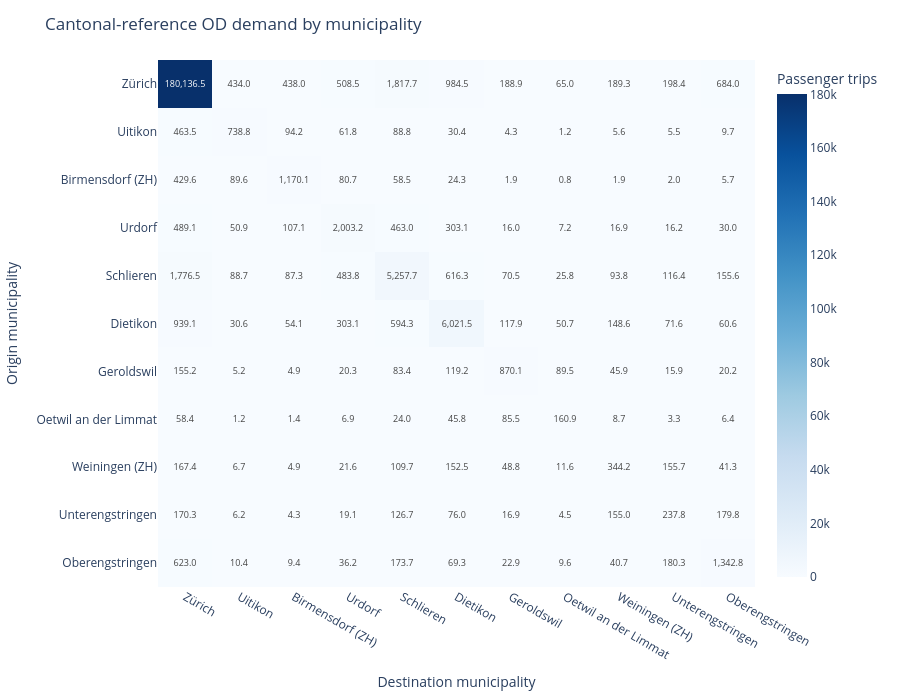

Here is the notebook cell this chart was saved with:
### Markdown cell above
## 1.4 Baseline Travel Demand & Desire Lines (tutorial/supporting task + mandatory task)

To understand where people travel along the Zürich–Winterthur corridor, we visualize **desire lines**  and **OD-matrices** at various levels of spatial resolution. 

Below, for instance, you can visualize how travel demand is distributed if we aggregate it by Municipality and therefore see which ones exhibit the strongest demand.

> **OD-inspection and model validation**
>
> The following analyses help assess whether the model produces plausible travel patterns before its outputs are used in later stages. Compare internal, inbound, outbound, and pass-through demand with independent evidence, such as observed transport data, official statistics, previous studies, CBA assumptions, or projects from earlier course editions.
>

**IMPORTANT: these values represent peak-hour evening travel demand in the Canton of Zurich, i.e. only travel demand on a "regular" weekday between 17:00-18:00**

Here below, you can start inspecting the data by analysing the travel demand between pairs of municipalities (i.e., OD pairs).

### Code cell
MUNICIPALITY_OD_FIGURE = tmi.municipality_od_explorer(
    ctx,
    p.CORRIDOR_MUNICIPALITIES,
)

display(MUNICIPALITY_OD_FIGURE)

### Figure 1 — Plotly figure (JSON) as saved in the notebook; plotly's stock layout.template omitted (floating-point values rounded to 4 significant figures)
{"data": [{"colorbar": {"title": {"text": "Passenger trips"}}, "colorscale": [[0, "rgb(247,251,255)"], [0.125, "rgb(222,235,247)"], [0.25, "rgb(198,219,239)"], [0.375, "rgb(158,202,225)"], [0.5, "rgb(107,174,214)"], [0.625, "rgb(66,146,198)"], [0.75, "rgb(33,113,181)"], [0.875, "rgb(8,81,156)"], [1, "rgb(8,48,107)"]], "hovertemplate": "Origin: %{y}<br>Destination: %{x}<br>Peak-hour passenger trips: %{z:,.1f}<extra></extra>", "text": [[180100.0, 434.0, 438.0, 508.5, 1818.0, 984.5, 188.9, 65.0, 189.3, 198.4, 684.0], [463.5, 738.8, 94.2, 61.8, 88.8, 30.4, 4.3, 1.2, 5.6, 5.5, 9.7], [429.6, 89.6, 1170.0, 80.7, 58.5, 24.3, 1.9, 0.8, 1.9, 2.0, 5.7], [489.1, 50.9, 107.1, 2003.0, 463.0, 303.1, 16.0, 7.2, 16.9, 16.2, 30.0], [1776.0, 88.7, 87.3, 483.8, 5258.0, 616.3, 70.5, 25.8, 93.8, 116.4, 155.6], [939.1, 30.6, 54.1, 303.1, 594.3, 6022.0, 117.9, 50.7, 148.6, 71.6, 60.6], [155.2, 5.2, 4.9, 20.3, 83.4, 119.2, 870.1, 89.5, 45.9, 15.9, 20.2], [58.4, 1.2, 1.4, 6.9, 24.0, 45.8, 85.5, 160.9, 8.7, 3.3, 6.4], [167.4, 6.7, 4.9, 21.6, 109.7, 152.5, 48.8, 11.6, 344.2, 155.7, 41.3], [170.3, 6.2, 4.3, 19.1, 126.7, 76.0, 16.9, 4.5, 155.0, 237.8, 179.8], [623.0, 10.4, 9.4, 36.2, 173.7, 69.3, 22.9, 9.6, 40.7, 180.3, 1343.0]], "texttemplate": "%{text:,.1f}", "type": "heatmap", "x": ["Zürich", "Uitikon", "Birmensdorf (ZH)", "Urdorf", "Schlieren", "Dietikon", "Geroldswil", "Oetwil an der Limmat", "Weiningen (ZH)", "Unterengstringen", "Oberengstringen"], "y": ["Zürich", "Uitikon", "Birmensdorf (ZH)", "Urdorf", "Schlieren", "Dietikon", "Geroldswil", "Oetwil an der Limmat", "Weiningen (ZH)", "Unterengstringen", "Oberengstringen"], "z": [[180100.0, 434.0, 438.0, 508.5, 1818.0, 984.5, 188.9, 64.98, 189.3, 198.4, 684.0], [463.5, 738.8, 94.18, 61.78, 88.85, 30.38, 4.294, 1.233, 5.613, 5.455, 9.747], [429.6, 89.61, 1170.0, 80.71, 58.47, 24.28, 1.881, 0.7714, 1.93, 2.014, 5.712], [489.1, 50.88, 107.1, 2003.0, 463.0, 303.1, 16.02, 7.233, 16.88, 16.23, 29.99], [1776.0, 88.72, 87.34, 483.8, 5258.0, 616.3, 70.49, 25.75, 93.81, 116.4, 155.6], [939.1, 30.61, 54.07, 303.1, 594.3, 6021.0, 117.9, 50.72, 148.6, 71.59, 60.58], [155.2, 5.197, 4.888, 20.25, 83.37, 119.2, 870.1, 89.48, 45.94, 15.94, 20.19], [58.36, 1.166, 1.376, 6.89, 23.99, 45.83, 85.48, 160.9, 8.703, 3.264, 6.414], [167.4, 6.686, 4.92, 21.61, 109.7, 152.5, 48.75, 11.57, 344.2, 155.7, 41.27], [170.3, 6.239, 4.296, 19.11, 126.7, 75.97, 16.87, 4.486, 155.0, 237.8, 179.8], [623.0, 10.36, 9.412, 36.25, 173.7, 69.35, 22.91, 9.573, 40.67, 180.3, 1343.0]]}], "layout": {"height": 700, "margin": {"b": 20, "l": 20, "r": 20, "t": 60}, "title": {"text": "Cantonal-reference OD demand by municipality"}, "xaxis": {"title": {"text": "Destination municipality"}}, "yaxis": {"autorange": "reversed", "title": {"text": "Origin municipality"}}}}
